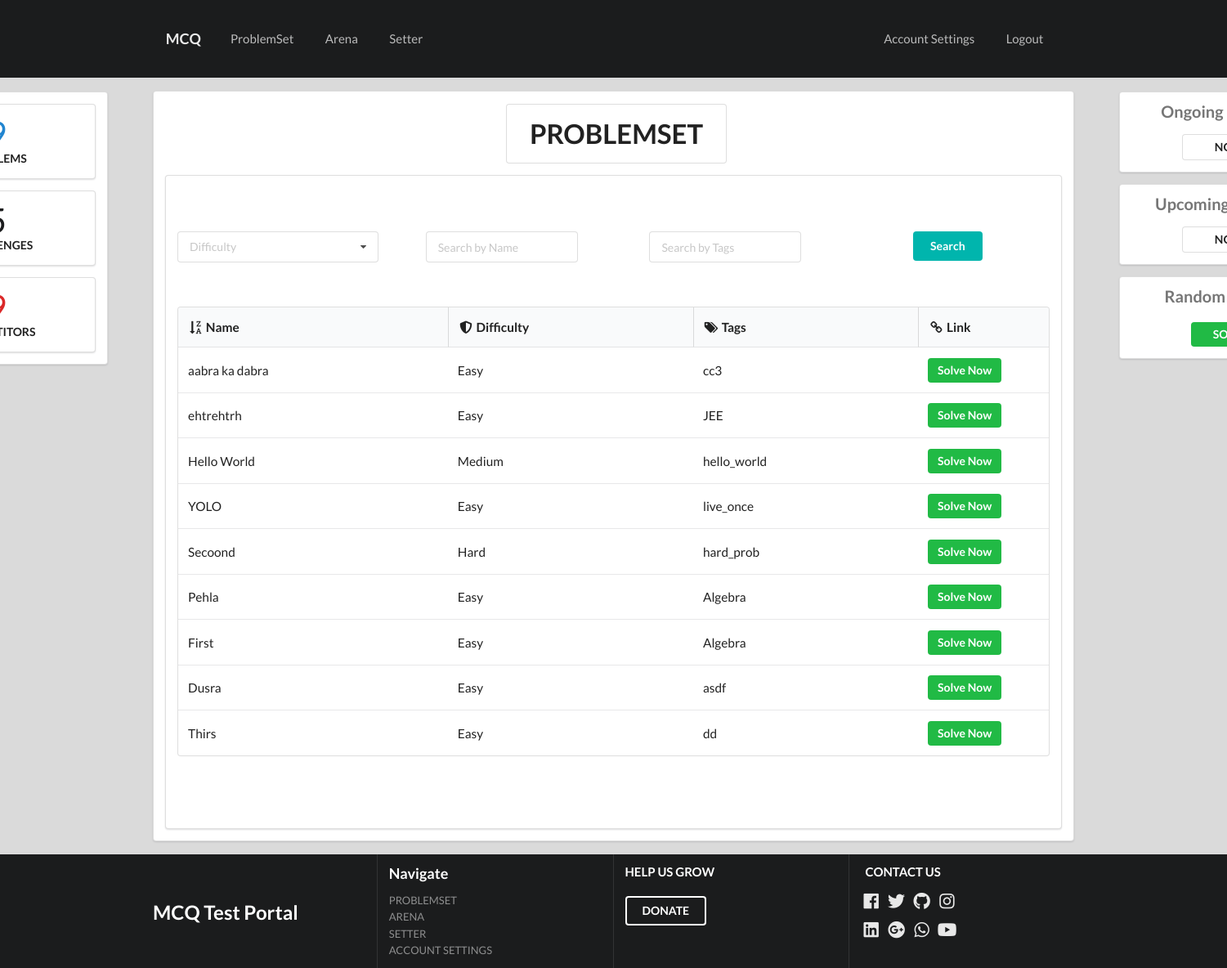
Page /practice/ (signed in) on the committed database.
### person/models.py (models this page shows, shortened)
class question(models.Model):
    name = models.CharField(max_length=100)
    challenge_slug = models.CharField(max_length=100)
    slug = models.SlugField(max_length=50)
    points = models.IntegerField()
    difficulty = models.CharField(max_length=8, choices=(('E', 'Easy'), ('M', 'Medium'), ('H', 'Hard'),), default='E')
    statement = models.CharField(max_length=2000)
    option1 = models.CharField(max_length=200)
    option2 = models.CharField(max_length=200)
    option3 = models.CharField(max_length=200)
    option4 = models.CharField(max_length=200)
    tags = models.CharField(max_length=250)
    answer = models.CharField(max_length=50, default='')
    editorial = models.CharField(max_length=2000, default='No Editorial provided by the setter.')

### person/views.py (the view, shortened to what this page needs)
# urls.py: path('practice/', views.practice_view, name = 'practice'),
def practice_view(request):
    username, type = authenticate(request)
    if username == None:
        return redirect('accounts:login')
    else:
        A, B, C = get_challenge()
        if request.method == 'GET':
            completed = []
            questions = models.question.objects.all()
            for i in range(len(questions)):
                if status(questions[i].challenge_slug) == 'C':
                    completed.append(questions[i])
            args = {'isAdmin': isAdmin(request), 'questions':completed, 'A': A, 'B': B, 'C': C}
            return render(request, 'person/practice.html',args)

### person/views.py (called while the page is built, shortened)
def get_challenge():
    A = None
    B = None
    C = models.question()
    M = models.question.objects.all()
    C.questions = len(M)
    M = models.challenge.objects.all()
    C.challenges = len(M)
    M = account_models.user.objects.all()
    C.users = len(M)
    all_challenges = models.challenge.objects.all()
    ongoing_challenge = []
    upcoming_challenge = []
    for entry in all_challenges:
        if status(entry.slug) == 'A' and entry.type == 'O':
            ongoing_challenge.append(entry)
        elif status(entry.slug) == 'M' and entry.type == 'O':
            upcoming_challenge.append(entry)
    return A, B, C

def isAdmin(request):
    username, type = authenticate(request)
    if type == 'A':
        return True
    else:
        return False

def authenticate(request):
    username = request.session.get('username')
    if username != None:
        user = account_models.user.objects.filter(username=username)
        user = user[0]
        user_type = user.user_type
        if user_type == 'standard':
            user_type = 'U'
        elif user_type == 'setter':
            user_type = 'S'
        elif user_type == 'admin':
            user_type = 'A'
        return username, user_type
    else:
        return username, None

### person/templates/person/practice.html (shortened to what this page needs)
{% extends 'person/base.html' %}
{% block content %}
    <div class="ui container" style="margin-top: 1%;">
        <div class="ui left rail">
          <div class="ui container segment center aligned">
          <div class="ui segment">
            <div class="ui small blue statistic">
                  <div class="value">
                    {{ C.questions }}
                  </div>
                  <div class="label">
                    Problems
                  </div>
            </div>
          </div>
          <div class="ui segment">
            <div class="ui small statistic">
                  <div class="value">
                    {{ C.challenges }}
                  </div>
                  <div class="label">
                    Challenges
                  </div>
            </div>
          </div>
          <div class="ui segment">
            <div class="ui small red statistic">
                  <div class="value">
                    {{ C.users }}
                  </div>
                  <div class="label">
                    Compititors
                  </div>
            </div>
          </div>
        </div>
        </div>
        <div class="ui right rail">
          <div>
            <div class="ui segment">
              <div class="ui container center aligned">
                <h1 class="ui mini grey header" style="font-size: 20px;">Ongoing Challenge</h1>
                {% if A == None %}
                  <div class="ui large basic label center aligned" style="width: 50%;">NONE</div>
                {% endif %}
              </div>
            </div>
            <div class="ui segment">
              <div class="ui container center aligned">
                <h1 class="ui mini grey header" style="font-size: 20px;">Upcoming Challenge</h1>
                {% if B == None %}
                  <div class="ui large basic label center aligned" style="width: 50%;">NONE</div>
                {% endif %}
              </div>
            </div>
          <div class="ui segment">
            <div class="ui container centre aligned">
              <h1 class="ui mini grey header" style="font-size: 20px;">Random Question</h1>
              <div><a href="{% url 'person:random_question' %}" class="ui green large label" style="margin-top: 1.5%; width: 40%; font-size: 14px;">SOLVE</a></div>
            </div>
          </div>
        </div>
        </div>
        <h1 class="ui black huge header center aligned" style="margin-top: 0.5%;">
          <div class="ui massive basic label" style="font-size: 33px;">
            PROBLEMSET
          </div>
        </h1>
        <div class="ui container segment center aligned"  style="min-height: 800px; max-height: 800px; overflow-x: scroll; margin-left: 50px; margin-right: 50px">
         <form name="q" id="q" method="POST">
          <div class="ui grid" style="margin-top: 40px">
            <div class="four wide column" >
              <select id="difficulty" name="difficulty" class="ui fluid dropdown" >
              <option selected = "selected" value="">Difficulty</option>
              </select>
            </div>
            <div class="ui input four wide column"><input name="search_item" placeholder="Search by Name" ></div>
            <div class="ui input four wide column"><input name="search_tag" placeholder="Search by Tags" ></div>
            <div class="ui input four wide column"><button class="btn-btn-success ui teal button" type="submit" >Search</button></div>
            </form>
          </div>
       <table class="ui sortable single large table" style="margin-top: 5%;" >
        <thead>
          <tr><th><i class="sort alphabet up icon"></i>Name</th>
          <th><i class="shield alternate icon"></i>Difficulty</th>
          <th><i class="tags icon"></i>Tags</th>
          <th style="width: 15%;"><i class="linkify icon"></i>Link</th>
          </tr>
        </thead>
        <tbody>
        {%for question in questions%}
      <tr>
        <td data-label = "Name">{{question.name}}</td>
        <td data-label = "Difficulty">
          {% if question.difficulty == 'E' %}Easy
          {% elif question.difficulty == 'M' %}Medium
          {% elif question.difficulty == 'H' %}Hard
          {% endif %}
        </td>
        <td data-label = "Tags"> {{question.tags}} </td>
        <td> <a class="ui large green label" href="{% url 'person:question' question_slug=question.slug %}">Solve Now</a></td>
      </tr>
      {% endfor %}
        </tbody>
  </table>
      </div>
  </div>
{% endblock %}

### person/templates/person/base.html (shortened to what this page needs)
{% load static from staticfiles %}
<!DOCTYPE html>
<html lang="en" dir="ltr">
  <head>
    <link rel="stylesheet" href="{% static 'static/semantic.min.css' %}">
    <link rel="stylesheet" media="screen" href="{% static 'static/semantic_icon.min.css' %}">
  </head>
  <body>
    <div>
      <div class="ui inverted vertical masthead center aligned segment">
        <div class="ui container">
          <div class="ui attached large secondary inverted stackable menu">
            <h3 class="header item "><a href="{% url 'accounts:landing' %}">MCQ</a></h3><a class="item" href="{% url 'person:practice' %}">ProblemSet</a><a class="item" href="{% url 'person:contests' %}">Arena</a>
            {% if isAdmin == True %}
            <a class="item" href="{% url 'person:admin_mcqts' %}">Admin</a>
            {% else %}
            <a class="item" href="{% url 'person:setter' %}">Setter</a>
            {% endif  %}
            <div class="right item">
              <a class="item" href="{% url 'person:user_profile' %}">Account Settings</a><a class="item" href="{% url 'person:logout' %}">Logout</a>
            </div>
          </div>
        </div>
      </div>
    </div>
    <div class="ui stackable container" style="margin-top: 2%; background-color: white; border-radius: 12px; margin-bottom: 2%;">
    <div class="ui grid" style="min-height: 900px;">
    <div class="ui center aligned container segment");">
    {% block content %}
    {% endblock %}
    </div>
    </div>
    <div class="ui inverted vertical footer segment">
    <div class="ui container">
      <div class="ui stackable inverted divided equal height stackable grid">
        <div class="four wide column">
          <h4 class="ui inverted large header" style="margin-top: 16%;">MCQ Test Portal</h4>
        </div>
        <div class="four wide column">
          <h4 class="ui inverted header" style="font-size: 18px;">Navigate</h4>
          <div class="ui inverted link list">
            <a style="font-size: 13px;" href="{% url 'person:practice' %}" class="item">PROBLEMSET</a>
            <a style="font-size: 13px;" href="{% url 'person:contests' %}" class="item">ARENA</a>
            {% if isAdmin == True %}
            <a style="font-size: 13px;" href="{% url 'person:admin_mcqts' %}" class="item">ADMIN</a>
            {% else %}
            <a style="font-size: 13px;" href="{% url 'person:setter' %}" class="item">SETTER</a>
            {% endif %}
            <a style="font-size: 13px;" href="{% url 'person:user_profile' %}" class="item">ACCOUNT SETTINGS</a>
          </div>
        </div>
        <div class="four wide column">
          <h4 class="ui inverted header">HELP US GROW</h4>
          <button class="ui inverted button" style="margin-top: 2%;">DONATE</button>
        </div>
        <div class="four wide column">
          <h4 class="ui inverted header" style="margin-left: 2%;">CONTACT US</h4>
          <div class="ui container" style="margin-top: 5%;">
          <i class="facebook large icon"></i>
          <i class="twitter large icon"></i>
          <i class="github large icon"></i>
          <i class="instagram large icon"></i>
        </div>
        <div class="ui container" style="margin-top: 5%;">
          <i class="linkedin large icon"></i>
          <i class="google plus large icon"></i>
          <i class="whatsapp large icon"></i>
          <i class="youtube large icon"></i>
        </div>
        </div>
      </div>
    </div>
  </div>
  </body>
</html>

### person/templates/person/base.html (style rules this page uses)
body { background-color: #DADADA; }
.column { max-width: 500px; }

### rows in the picture
question: name "aabra ka dabra", difficulty "Easy", tags "cc3"
question: name "ehtrehtrh", difficulty "Easy", tags "JEE"
question: name "Hello World", difficulty "Medium", tags "hello_world"
question: name "YOLO", difficulty "Easy", tags "live_once"
question: name "Secoond", difficulty "Hard", tags "hard_prob"
question: name "Pehla", difficulty "Easy", tags "Algebra"
question: name "First", difficulty "Easy", tags "Algebra"
question: name "Dusra", difficulty "Easy", tags "asdf"
question: name "Thirs", difficulty "Easy", tags "dd"
